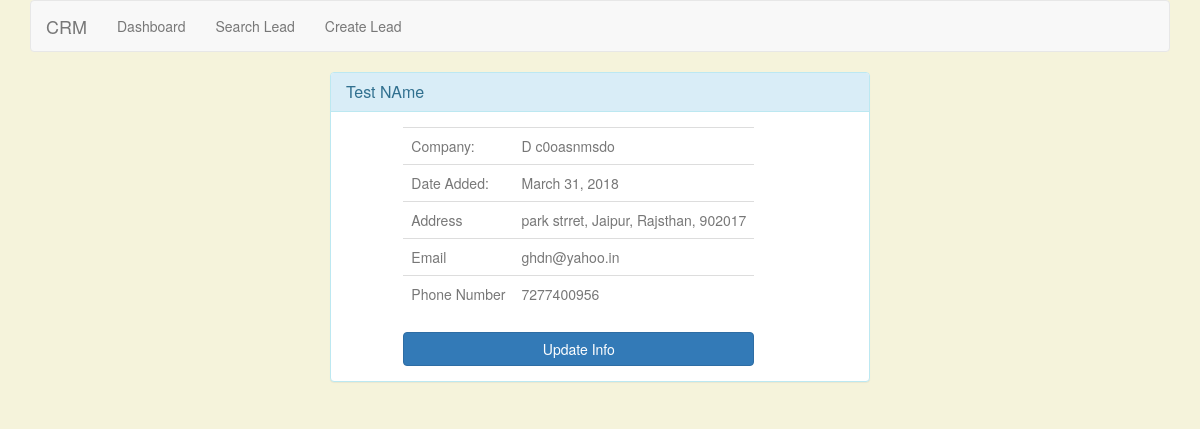
The page /salesman/customer/1/ (signed in) on the database its author committed.
### customer/models.py (models this page shows, shortened)
class CustomerInformation(models.Model):
    first_name = models.CharField(max_length=120)
    last_name = models.CharField(max_length=120)
    title = models.CharField(max_length=120, null=True, blank=True)
    phone = models.CharField(max_length=13)
    email = models.EmailField()
    company_name = models.CharField(max_length=120)
    added_by = models.ForeignKey(User, null=True)
    street = models.CharField(max_length=120)
    city = models.CharField(max_length=120)
    state = models.CharField(max_length=120)
    zipcode = models.CharField(max_length=120)
    country = models.CharField(max_length=120)
    website = models.CharField(max_length=120, null=True, blank=True)
    created = models.DateField(auto_now_add=True, auto_now=False)
    updated = models.DateField(auto_now_add=False, auto_now=True)
    def get_full_name(self):
        return "%s %s" % (self.first_name, self.last_name)
    def get_address(self):
        return "%s, %s, %s, %s" % (self.street, self.city, self.state, self.zipcode)

### salesman/views.py (the view)
# urls.py: url(r'^customer/(?P<pk>\d+)/$', CustomerDetailView.as_view(), name='customer_detail'),
@method_decorator(check_role('Salesman'), name='dispatch')
class CustomerDetailView(DetailView):
    model = CustomerInformation
    template_name = "salesman/customerinformation_detail.html"
    def get_object(self, queryset=None):
        obj = super(CustomerDetailView, self).get_object(queryset=queryset)
        if obj.added_by != self.request.user:
            raise Http404
        return obj
    def get_context_data(self, *args, **kwargs):
        context = super(CustomerDetailView, self).get_context_data(*args, **kwargs)
        context['customer'] = self.get_object()
        return context

### templates/salesman/customerinformation_detail.html (shortened to what this page needs)
{% extends 'salesman/base.html' %}
{% block content %}
<nav class="navbar navbar-default">
  <div class="container-fluid">
    <div class="navbar-header">
      <a class="navbar-brand" href="#">CRM</a>
    </div>
      <ul class="nav navbar-nav">
        <li><a href="{% url 'salesman:dashboard' %}">Dashboard</a></li>
        <li><a href="{% url 'salesman:customer_search' %}">Search Lead</a></li>
        <li><a href="{% url 'salesman:customer_add' %}">Create Lead</a></li>
      </ul>
  </div>
</nav>
{% if customer %}
            <div class="col-xs-12 col-sm-12 col-md-6 col-lg-6 col-xs-offset-0 col-sm-offset-0 col-md-offset-3 col-lg-offset-3 toppad" >
              <div class="panel panel-info">
                <div class="panel-heading">
                  <h3 class="panel-title">{{ customer.get_full_name }}</h3>
                </div>
                <div class="panel-body">
                    <div class="col-md-9 col-lg-9 col-md-offset-1">
                      <table class="table table-user-information">
                        <tbody>
                          <tr>
                            <td>Company:</td>
                            <td>{{ customer.company_name }}</td>
                          </tr>
                          <tr>
                            <td>Date Added:</td>
                            <td>{{ customer.created }}</td>
                          </tr>
                            <tr>
                            <td>Address</td>
                            <td>{{ customer.get_address }}</td>
                          </tr>
                          <tr>
                            <td>Email</td>
                            <td>{{ customer.email }}</td>
                          </tr>
                            <td>Phone Number</td>
                            <td>{{ customer.phone  }}</td>
                        </tbody>
                      </table>
                      <a href="#" class="btn btn-primary btn-block">Update Info</a>
                    </div>
                  </div>
                </div>
              </div>
            </div>
{% else %}
    <h1>Customer Not Found</h1>
    <p class="lead"><a href="{% url 'salesman:dashboard'%}">Go to Dashboard</a></p>
{% endif %}
{% endblock %}

### rows shown on the page
CustomerInformation: get_full_name "Test NAme", company_name "D c0oasnmsdo", created "March 31, 2018", get_address "park strret, Jaipur, Rajsthan, 902017", email "ghdn@yahoo.in", phone "7277400956"
